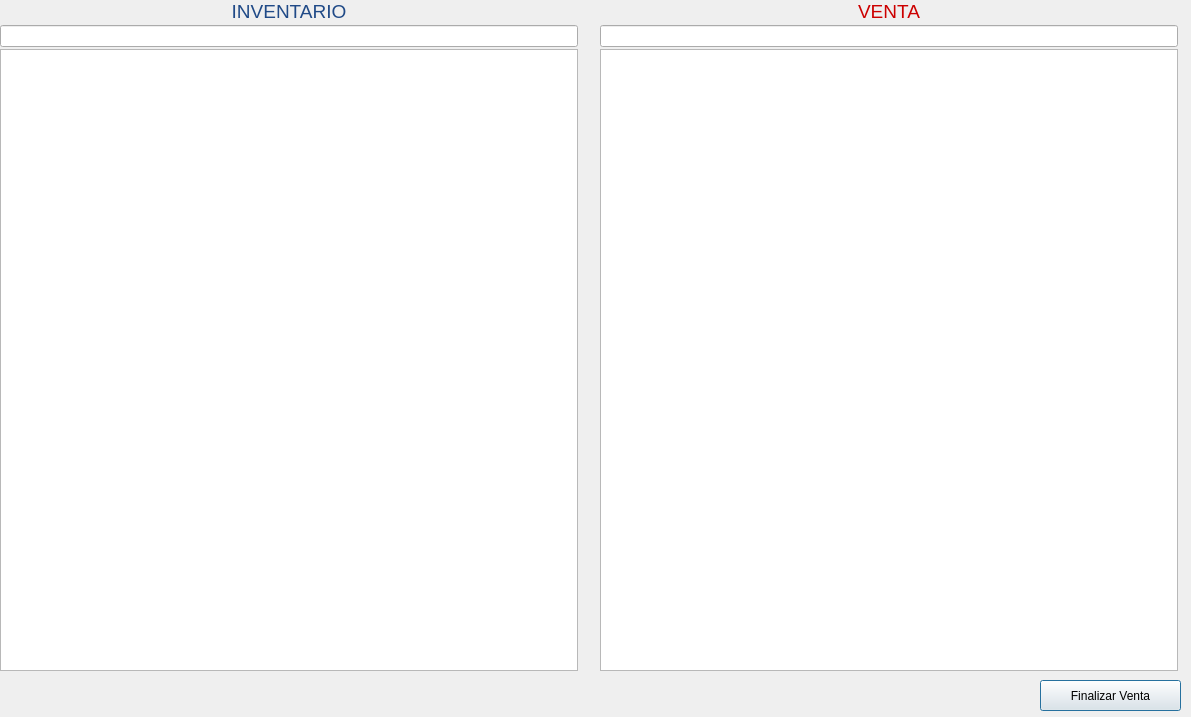
<?xml version="1.0" encoding="UTF-8"?>
<ui version="4.0">
 <class>Dialog</class>
 <widget class="QDialog" name="Dialog">
  <property name="geometry">
   <rect>
    <x>0</x>
    <y>0</y>
    <width>1191</width>
    <height>717</height>
   </rect>
  </property>
  <property name="windowTitle">
   <string>Venta</string>
  </property>
  <widget class="QWidget" name="gridLayoutWidget_2">
   <property name="geometry">
    <rect>
     <x>0</x>
     <y>0</y>
     <width>591</width>
     <height>671</height>
    </rect>
   </property>
   <layout class="QGridLayout" name="gridLayout">
    <property name="verticalSpacing">
     <number>2</number>
    </property>
    <item row="0" column="0">
     <widget class="QLabel" name="labelInventario">
      <property name="palette">
       <palette>
        <active>
         <colorrole role="WindowText">
          <brush brushstyle="SolidPattern">
           <color alpha="255">
            <red>0</red>
            <green>0</green>
            <blue>0</blue>
           </color>
          </brush>
         </colorrole>
         <colorrole role="Button">
          <brush brushstyle="SolidPattern">
           <color alpha="255">
            <red>237</red>
            <green>212</green>
            <blue>0</blue>
           </color>
          </brush>
         </colorrole>
         <colorrole role="Light">
          <brush brushstyle="SolidPattern">
           <color alpha="255">
            <red>255</red>
            <green>239</green>
            <blue>100</blue>
           </color>
          </brush>
         </colorrole>
         <colorrole role="Midlight">
          <brush brushstyle="SolidPattern">
           <color alpha="255">
            <red>246</red>
            <green>225</green>
            <blue>50</blue>
           </color>
          </brush>
         </colorrole>
         <colorrole role="Dark">
          <brush brushstyle="SolidPattern">
           <color alpha="255">
            <red>118</red>
            <green>106</green>
            <blue>0</blue>
           </color>
          </brush>
         </colorrole>
         <colorrole role="Mid">
          <brush brushstyle="SolidPattern">
           <color alpha="255">
            <red>158</red>
            <green>141</green>
            <blue>0</blue>
           </color>
          </brush>
         </colorrole>
         <colorrole role="Text">
          <brush brushstyle="SolidPattern">
           <color alpha="255">
            <red>0</red>
            <green>0</green>
            <blue>0</blue>
           </color>
          </brush>
         </colorrole>
         <colorrole role="BrightText">
          <brush brushstyle="SolidPattern">
           <color alpha="255">
            <red>255</red>
            <green>255</green>
            <blue>255</blue>
           </color>
          </brush>
         </colorrole>
         <colorrole role="ButtonText">
          <brush brushstyle="SolidPattern">
           <color alpha="255">
            <red>0</red>
            <green>0</green>
            <blue>0</blue>
           </color>
          </brush>
         </colorrole>
         <colorrole role="Base">
          <brush brushstyle="SolidPattern">
           <color alpha="255">
            <red>255</red>
            <green>255</green>
            <blue>255</blue>
           </color>
          </brush>
         </colorrole>
         <colorrole role="Window">
          <brush brushstyle="SolidPattern">
           <color alpha="255">
            <red>237</red>
            <green>212</green>
            <blue>0</blue>
           </color>
          </brush>
         </colorrole>
         <colorrole role="Shadow">
          <brush brushstyle="SolidPattern">
           <color alpha="255">
            <red>0</red>
            <green>0</green>
            <blue>0</blue>
           </color>
          </brush>
         </colorrole>
         <colorrole role="AlternateBase">
          <brush brushstyle="SolidPattern">
           <color alpha="255">
            <red>246</red>
            <green>233</green>
            <blue>127</blue>
           </color>
          </brush>
         </colorrole>
         <colorrole role="ToolTipBase">
          <brush brushstyle="SolidPattern">
           <color alpha="255">
            <red>255</red>
            <green>255</green>
            <blue>220</blue>
           </color>
          </brush>
         </colorrole>
         <colorrole role="ToolTipText">
          <brush brushstyle="SolidPattern">
           <color alpha="255">
            <red>0</red>
            <green>0</green>
            <blue>0</blue>
           </color>
          </brush>
         </colorrole>
         <colorrole role="PlaceholderText">
          <brush brushstyle="SolidPattern">
           <color alpha="128">
            <red>0</red>
            <green>0</green>
            <blue>0</blue>
           </color>
          </brush>
         </colorrole>
        </active>
        <inactive>
         <colorrole role="WindowText">
          <brush brushstyle="SolidPattern">
           <color alpha="255">
            <red>0</red>
            <green>0</green>
            <blue>0</blue>
           </color>
          </brush>
         </colorrole>
         <colorrole role="Button">
          <brush brushstyle="SolidPattern">
           <color alpha="255">
            <red>237</red>
            <green>212</green>
            <blue>0</blue>
           </color>
          </brush>
         </colorrole>
         <colorrole role="Light">
          <brush brushstyle="SolidPattern">
           <color alpha="255">
            <red>255</red>
            <green>239</green>
            <blue>100</blue>
           </color>
          </brush>
         </colorrole>
         <colorrole role="Midlight">
          <brush brushstyle="SolidPattern">
           <color alpha="255">
            <red>246</red>
            <green>225</green>
            <blue>50</blue>
           </color>
          </brush>
         </colorrole>
         <colorrole role="Dark">
          <brush brushstyle="SolidPattern">
           <color alpha="255">
            <red>118</red>
            <green>106</green>
            <blue>0</blue>
           </color>
          </brush>
         </colorrole>
         <colorrole role="Mid">
          <brush brushstyle="SolidPattern">
           <color alpha="255">
            <red>158</red>
            <green>141</green>
            <blue>0</blue>
           </color>
          </brush>
         </colorrole>
         <colorrole role="Text">
          <brush brushstyle="SolidPattern">
           <color alpha="255">
            <red>0</red>
            <green>0</green>
            <blue>0</blue>
           </color>
          </brush>
         </colorrole>
         <colorrole role="BrightText">
          <brush brushstyle="SolidPattern">
           <color alpha="255">
            <red>255</red>
            <green>255</green>
            <blue>255</blue>
           </color>
          </brush>
         </colorrole>
         <colorrole role="ButtonText">
          <brush brushstyle="SolidPattern">
           <color alpha="255">
            <red>0</red>
            <green>0</green>
            <blue>0</blue>
           </color>
          </brush>
         </colorrole>
         <colorrole role="Base">
          <brush brushstyle="SolidPattern">
           <color alpha="255">
            <red>255</red>
            <green>255</green>
            <blue>255</blue>
           </color>
          </brush>
         </colorrole>
         <colorrole role="Window">
          <brush brushstyle="SolidPattern">
           <color alpha="255">
            <red>237</red>
            <green>212</green>
            <blue>0</blue>
           </color>
          </brush>
         </colorrole>
         <colorrole role="Shadow">
          <brush brushstyle="SolidPattern">
           <color alpha="255">
            <red>0</red>
            <green>0</green>
            <blue>0</blue>
           </color>
          </brush>
         </colorrole>
         <colorrole role="AlternateBase">
          <brush brushstyle="SolidPattern">
           <color alpha="255">
            <red>246</red>
            <green>233</green>
            <blue>127</blue>
           </color>
          </brush>
         </colorrole>
         <colorrole role="ToolTipBase">
          <brush brushstyle="SolidPattern">
           <color alpha="255">
            <red>255</red>
            <green>255</green>
            <blue>220</blue>
           </color>
          </brush>
         </colorrole>
         <colorrole role="ToolTipText">
          <brush brushstyle="SolidPattern">
           <color alpha="255">
            <red>0</red>
            <green>0</green>
            <blue>0</blue>
           </color>
          </brush>
         </colorrole>
         <colorrole role="PlaceholderText">
          <brush brushstyle="SolidPattern">
           <color alpha="128">
            <red>0</red>
            <green>0</green>
            <blue>0</blue>
           </color>
          </brush>
         </colorrole>
        </inactive>
        <disabled>
         <colorrole role="WindowText">
          <brush brushstyle="SolidPattern">
           <color alpha="255">
            <red>118</red>
            <green>106</green>
            <blue>0</blue>
           </color>
          </brush>
         </colorrole>
         <colorrole role="Button">
          <brush brushstyle="SolidPattern">
           <color alpha="255">
            <red>237</red>
            <green>212</green>
            <blue>0</blue>
           </color>
          </brush>
         </colorrole>
         <colorrole role="Light">
          <brush brushstyle="SolidPattern">
           <color alpha="255">
            <red>255</red>
            <green>239</green>
            <blue>100</blue>
           </color>
          </brush>
         </colorrole>
         <colorrole role="Midlight">
          <brush brushstyle="SolidPattern">
           <color alpha="255">
            <red>246</red>
            <green>225</green>
            <blue>50</blue>
           </color>
          </brush>
         </colorrole>
         <colorrole role="Dark">
          <brush brushstyle="SolidPattern">
           <color alpha="255">
            <red>118</red>
            <green>106</green>
            <blue>0</blue>
           </color>
          </brush>
         </colorrole>
         <colorrole role="Mid">
          <brush brushstyle="SolidPattern">
           <color alpha="255">
            <red>158</red>
            <green>141</green>
            <blue>0</blue>
           </color>
          </brush>
         </colorrole>
         <colorrole role="Text">
          <brush brushstyle="SolidPattern">
           <color alpha="255">
            <red>118</red>
            <green>106</green>
            <blue>0</blue>
           </color>
          </brush>
         </colorrole>
         <colorrole role="BrightText">
          <brush brushstyle="SolidPattern">
           <color alpha="255">
            <red>255</red>
            <green>255</green>
            <blue>255</blue>
           </color>
          </brush>
         </colorrole>
         <colorrole role="ButtonText">
          <brush brushstyle="SolidPattern">
           <color alpha="255">
            <red>118</red>
            <green>106</green>
            <blue>0</blue>
           </color>
          </brush>
         </colorrole>
         <colorrole role="Base">
          <brush brushstyle="SolidPattern">
           <color alpha="255">
            <red>237</red>
            <green>212</green>
            <blue>0</blue>
           </color>
          </brush>
         </colorrole>
         <colorrole role="Window">
          <brush brushstyle="SolidPattern">
           <color alpha="255">
            <red>237</red>
            <green>212</green>
            <blue>0</blue>
           </color>
          </brush>
         </colorrole>
         <colorrole role="Shadow">
          <brush brushstyle="SolidPattern">
           <color alpha="255">
            <red>0</red>
            <green>0</green>
            <blue>0</blue>
           </color>
          </brush>
         </colorrole>
         <colorrole role="AlternateBase">
          <brush brushstyle="SolidPattern">
           <color alpha="255">
            <red>237</red>
            <green>212</green>
            <blue>0</blue>
           </color>
          </brush>
         </colorrole>
         <colorrole role="ToolTipBase">
          <brush brushstyle="SolidPattern">
           <color alpha="255">
            <red>255</red>
            <green>255</green>
            <blue>220</blue>
           </color>
          </brush>
         </colorrole>
         <colorrole role="ToolTipText">
          <brush brushstyle="SolidPattern">
           <color alpha="255">
            <red>0</red>
            <green>0</green>
            <blue>0</blue>
           </color>
          </brush>
         </colorrole>
         <colorrole role="PlaceholderText">
          <brush brushstyle="SolidPattern">
           <color alpha="128">
            <red>0</red>
            <green>0</green>
            <blue>0</blue>
           </color>
          </brush>
         </colorrole>
        </disabled>
       </palette>
      </property>
      <property name="text">
       <string>&lt;html&gt;&lt;head/&gt;&lt;body&gt;&lt;p align=&quot;center&quot;&gt;&lt;span style=&quot; font-size:14pt; color:#204a87;&quot;&gt;INVENTARIO&lt;/span&gt;&lt;/p&gt;&lt;/body&gt;&lt;/html&gt;</string>
      </property>
      <property name="scaledContents">
       <bool>false</bool>
      </property>
     </widget>
    </item>
    <item row="0" column="1">
     <widget class="QLabel" name="iconoInventario">
      <property name="text">
       <string/>
      </property>
      <property name="pixmap">
       <pixmap>../../../../assets/iconoInventario.png</pixmap>
      </property>
     </widget>
    </item>
    <item row="1" column="1">
     <widget class="QLabel" name="iconoLupa">
      <property name="text">
       <string/>
      </property>
      <property name="pixmap">
       <pixmap>../../../../assets/iconoLupa.png</pixmap>
      </property>
     </widget>
    </item>
    <item row="1" column="0">
     <widget class="QLineEdit" name="BarraBusqueda">
      <property name="minimumSize">
       <size>
        <width>140</width>
        <height>0</height>
       </size>
      </property>
     </widget>
    </item>
    <item row="2" column="0">
     <widget class="QTableWidget" name="tablaInventario"/>
    </item>
   </layout>
  </widget>
  <widget class="QWidget" name="gridLayoutWidget_3">
   <property name="geometry">
    <rect>
     <x>600</x>
     <y>0</y>
     <width>591</width>
     <height>671</height>
    </rect>
   </property>
   <layout class="QGridLayout" name="gridLayout_3">
    <property name="verticalSpacing">
     <number>2</number>
    </property>
    <item row="1" column="1">
     <widget class="QLabel" name="iconoLupa_2">
      <property name="text">
       <string/>
      </property>
      <property name="pixmap">
       <pixmap>../../../../assets/iconoLupa.png</pixmap>
      </property>
     </widget>
    </item>
    <item row="0" column="0">
     <widget class="QLabel" name="labelInventario_2">
      <property name="palette">
       <palette>
        <active>
         <colorrole role="WindowText">
          <brush brushstyle="SolidPattern">
           <color alpha="255">
            <red>0</red>
            <green>0</green>
            <blue>0</blue>
           </color>
          </brush>
         </colorrole>
         <colorrole role="Button">
          <brush brushstyle="SolidPattern">
           <color alpha="255">
            <red>237</red>
            <green>212</green>
            <blue>0</blue>
           </color>
          </brush>
         </colorrole>
         <colorrole role="Light">
          <brush brushstyle="SolidPattern">
           <color alpha="255">
            <red>255</red>
            <green>239</green>
            <blue>100</blue>
           </color>
          </brush>
         </colorrole>
         <colorrole role="Midlight">
          <brush brushstyle="SolidPattern">
           <color alpha="255">
            <red>246</red>
            <green>225</green>
            <blue>50</blue>
           </color>
          </brush>
         </colorrole>
         <colorrole role="Dark">
          <brush brushstyle="SolidPattern">
           <color alpha="255">
            <red>118</red>
            <green>106</green>
            <blue>0</blue>
           </color>
          </brush>
         </colorrole>
         <colorrole role="Mid">
          <brush brushstyle="SolidPattern">
           <color alpha="255">
            <red>158</red>
            <green>141</green>
            <blue>0</blue>
           </color>
          </brush>
         </colorrole>
         <colorrole role="Text">
          <brush brushstyle="SolidPattern">
           <color alpha="255">
            <red>0</red>
            <green>0</green>
            <blue>0</blue>
           </color>
          </brush>
         </colorrole>
         <colorrole role="BrightText">
          <brush brushstyle="SolidPattern">
           <color alpha="255">
            <red>255</red>
            <green>255</green>
            <blue>255</blue>
           </color>
          </brush>
         </colorrole>
         <colorrole role="ButtonText">
          <brush brushstyle="SolidPattern">
           <color alpha="255">
            <red>0</red>
            <green>0</green>
            <blue>0</blue>
           </color>
          </brush>
         </colorrole>
         <colorrole role="Base">
          <brush brushstyle="SolidPattern">
           <color alpha="255">
            <red>255</red>
            <green>255</green>
            <blue>255</blue>
           </color>
          </brush>
         </colorrole>
         <colorrole role="Window">
          <brush brushstyle="SolidPattern">
           <color alpha="255">
            <red>237</red>
            <green>212</green>
            <blue>0</blue>
           </color>
          </brush>
         </colorrole>
         <colorrole role="Shadow">
          <brush brushstyle="SolidPattern">
           <color alpha="255">
            <red>0</red>
            <green>0</green>
            <blue>0</blue>
           </color>
          </brush>
         </colorrole>
         <colorrole role="AlternateBase">
          <brush brushstyle="SolidPattern">
           <color alpha="255">
            <red>246</red>
            <green>233</green>
            <blue>127</blue>
           </color>
          </brush>
         </colorrole>
         <colorrole role="ToolTipBase">
          <brush brushstyle="SolidPattern">
           <color alpha="255">
            <red>255</red>
            <green>255</green>
            <blue>220</blue>
           </color>
          </brush>
         </colorrole>
         <colorrole role="ToolTipText">
          <brush brushstyle="SolidPattern">
           <color alpha="255">
            <red>0</red>
            <green>0</green>
            <blue>0</blue>
           </color>
          </brush>
         </colorrole>
         <colorrole role="PlaceholderText">
          <brush brushstyle="SolidPattern">
           <color alpha="128">
            <red>0</red>
            <green>0</green>
            <blue>0</blue>
           </color>
          </brush>
         </colorrole>
        </active>
        <inactive>
         <colorrole role="WindowText">
          <brush brushstyle="SolidPattern">
           <color alpha="255">
            <red>0</red>
            <green>0</green>
            <blue>0</blue>
           </color>
          </brush>
         </colorrole>
         <colorrole role="Button">
          <brush brushstyle="SolidPattern">
           <color alpha="255">
            <red>237</red>
            <green>212</green>
            <blue>0</blue>
           </color>
          </brush>
         </colorrole>
         <colorrole role="Light">
          <brush brushstyle="SolidPattern">
           <color alpha="255">
            <red>255</red>
            <green>239</green>
            <blue>100</blue>
           </color>
          </brush>
         </colorrole>
         <colorrole role="Midlight">
          <brush brushstyle="SolidPattern">
           <color alpha="255">
            <red>246</red>
            <green>225</green>
            <blue>50</blue>
           </color>
          </brush>
         </colorrole>
         <colorrole role="Dark">
          <brush brushstyle="SolidPattern">
           <color alpha="255">
            <red>118</red>
            <green>106</green>
            <blue>0</blue>
           </color>
          </brush>
         </colorrole>
         <colorrole role="Mid">
          <brush brushstyle="SolidPattern">
           <color alpha="255">
            <red>158</red>
            <green>141</green>
            <blue>0</blue>
           </color>
          </brush>
         </colorrole>
         <colorrole role="Text">
          <brush brushstyle="SolidPattern">
           <color alpha="255">
            <red>0</red>
            <green>0</green>
            <blue>0</blue>
           </color>
          </brush>
         </colorrole>
         <colorrole role="BrightText">
          <brush brushstyle="SolidPattern">
           <color alpha="255">
            <red>255</red>
            <green>255</green>
            <blue>255</blue>
           </color>
          </brush>
         </colorrole>
         <colorrole role="ButtonText">
          <brush brushstyle="SolidPattern">
           <color alpha="255">
            <red>0</red>
            <green>0</green>
            <blue>0</blue>
           </color>
          </brush>
         </colorrole>
         <colorrole role="Base">
          <brush brushstyle="SolidPattern">
           <color alpha="255">
            <red>255</red>
            <green>255</green>
            <blue>255</blue>
           </color>
          </brush>
         </colorrole>
         <colorrole role="Window">
          <brush brushstyle="SolidPattern">
           <color alpha="255">
            <red>237</red>
            <green>212</green>
            <blue>0</blue>
           </color>
          </brush>
         </colorrole>
         <colorrole role="Shadow">
          <brush brushstyle="SolidPattern">
           <color alpha="255">
            <red>0</red>
            <green>0</green>
            <blue>0</blue>
           </color>
          </brush>
         </colorrole>
         <colorrole role="AlternateBase">
          <brush brushstyle="SolidPattern">
           <color alpha="255">
            <red>246</red>
            <green>233</green>
            <blue>127</blue>
           </color>
          </brush>
         </colorrole>
         <colorrole role="ToolTipBase">
          <brush brushstyle="SolidPattern">
           <color alpha="255">
            <red>255</red>
            <green>255</green>
            <blue>220</blue>
           </color>
          </brush>
         </colorrole>
         <colorrole role="ToolTipText">
          <brush brushstyle="SolidPattern">
           <color alpha="255">
            <red>0</red>
            <green>0</green>
            <blue>0</blue>
           </color>
          </brush>
         </colorrole>
         <colorrole role="PlaceholderText">
          <brush brushstyle="SolidPattern">
           <color alpha="128">
            <red>0</red>
            <green>0</green>
            <blue>0</blue>
           </color>
          </brush>
         </colorrole>
        </inactive>
        <disabled>
         <colorrole role="WindowText">
          <brush brushstyle="SolidPattern">
           <color alpha="255">
            <red>118</red>
            <green>106</green>
            <blue>0</blue>
           </color>
          </brush>
         </colorrole>
         <colorrole role="Button">
          <brush brushstyle="SolidPattern">
           <color alpha="255">
            <red>237</red>
            <green>212</green>
            <blue>0</blue>
           </color>
          </brush>
         </colorrole>
         <colorrole role="Light">
          <brush brushstyle="SolidPattern">
           <color alpha="255">
            <red>255</red>
            <green>239</green>
            <blue>100</blue>
           </color>
          </brush>
         </colorrole>
         <colorrole role="Midlight">
          <brush brushstyle="SolidPattern">
           <color alpha="255">
            <red>246</red>
            <green>225</green>
            <blue>50</blue>
           </color>
          </brush>
         </colorrole>
         <colorrole role="Dark">
          <brush brushstyle="SolidPattern">
           <color alpha="255">
            <red>118</red>
            <green>106</green>
            <blue>0</blue>
           </color>
          </brush>
         </colorrole>
         <colorrole role="Mid">
          <brush brushstyle="SolidPattern">
           <color alpha="255">
            <red>158</red>
            <green>141</green>
            <blue>0</blue>
           </color>
          </brush>
         </colorrole>
         <colorrole role="Text">
          <brush brushstyle="SolidPattern">
           <color alpha="255">
            <red>118</red>
            <green>106</green>
            <blue>0</blue>
           </color>
          </brush>
         </colorrole>
         <colorrole role="BrightText">
          <brush brushstyle="SolidPattern">
           <color alpha="255">
            <red>255</red>
            <green>255</green>
            <blue>255</blue>
           </color>
          </brush>
         </colorrole>
         <colorrole role="ButtonText">
          <brush brushstyle="SolidPattern">
           <color alpha="255">
            <red>118</red>
            <green>106</green>
            <blue>0</blue>
           </color>
          </brush>
         </colorrole>
         <colorrole role="Base">
          <brush brushstyle="SolidPattern">
           <color alpha="255">
            <red>237</red>
            <green>212</green>
            <blue>0</blue>
           </color>
          </brush>
         </colorrole>
         <colorrole role="Window">
          <brush brushstyle="SolidPattern">
           <color alpha="255">
            <red>237</red>
            <green>212</green>
            <blue>0</blue>
           </color>
          </brush>
         </colorrole>
         <colorrole role="Shadow">
          <brush brushstyle="SolidPattern">
           <color alpha="255">
            <red>0</red>
            <green>0</green>
            <blue>0</blue>
           </color>
          </brush>
         </colorrole>
         <colorrole role="AlternateBase">
          <brush brushstyle="SolidPattern">
           <color alpha="255">
            <red>237</red>
            <green>212</green>
            <blue>0</blue>
           </color>
          </brush>
         </colorrole>
         <colorrole role="ToolTipBase">
          <brush brushstyle="SolidPattern">
           <color alpha="255">
            <red>255</red>
            <green>255</green>
            <blue>220</blue>
           </color>
          </brush>
         </colorrole>
         <colorrole role="ToolTipText">
          <brush brushstyle="SolidPattern">
           <color alpha="255">
            <red>0</red>
            <green>0</green>
            <blue>0</blue>
           </color>
          </brush>
         </colorrole>
         <colorrole role="PlaceholderText">
          <brush brushstyle="SolidPattern">
           <color alpha="128">
            <red>0</red>
            <green>0</green>
            <blue>0</blue>
           </color>
          </brush>
         </colorrole>
        </disabled>
       </palette>
      </property>
      <property name="text">
       <string>&lt;html&gt;&lt;head/&gt;&lt;body&gt;&lt;p align=&quot;center&quot;&gt;&lt;span style=&quot; font-size:14pt; color:#cc0000;&quot;&gt;VENTA&lt;/span&gt;&lt;/p&gt;&lt;/body&gt;&lt;/html&gt;</string>
      </property>
      <property name="scaledContents">
       <bool>false</bool>
      </property>
     </widget>
    </item>
    <item row="1" column="0">
     <widget class="QLineEdit" name="BarraBusquedaVenta">
      <property name="minimumSize">
       <size>
        <width>140</width>
        <height>0</height>
       </size>
      </property>
      <property name="text">
       <string/>
      </property>
     </widget>
    </item>
    <item row="0" column="1">
     <widget class="QLabel" name="iconoCarritoVenta">
      <property name="text">
       <string/>
      </property>
      <property name="pixmap">
       <pixmap>../../../../assets/iconoCarritoVenta.png</pixmap>
      </property>
     </widget>
    </item>
    <item row="2" column="0">
     <widget class="QTableWidget" name="tablaVenta"/>
    </item>
   </layout>
  </widget>
  <widget class="QPushButton" name="pushButtonFinzalizar">
   <property name="geometry">
    <rect>
     <x>1040</x>
     <y>680</y>
     <width>141</width>
     <height>31</height>
    </rect>
   </property>
   <property name="text">
    <string>Finalizar Venta</string>
   </property>
   <property name="autoDefault">
    <bool>true</bool>
   </property>
   <property name="default">
    <bool>false</bool>
   </property>
   <property name="flat">
    <bool>false</bool>
   </property>
  </widget>
 </widget>
 <resources/>
 <connections/>
</ui>
